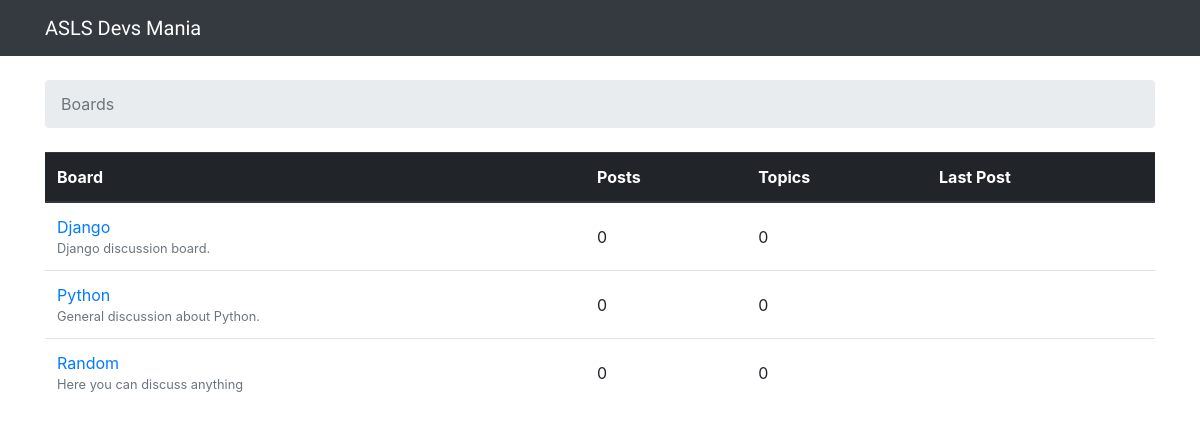
The page / on the database its author committed.
### boards/models.py (models this page shows, shortened)
class Board(models.Model):
	name = models.CharField(max_length=30, unique=True)
	description = models.CharField(max_length=30)

### boards/views.py (the view)
# urls.py: 2. Add a URL to urlpatterns:  path('', views.home, name='home')
def home(request):
	boards = Board.objects.all()
	return render(request, 'home.html', {'boards' : boards})

### templates/home.html (shortened to what this page needs)
{% extends 'base.html' %}
{% block breadcrumb %}
	<li class="breadcrumb-item active">Boards</li>
{% endblock %}
{% block content %}
		<table class="table">
			<thead class="thead-dark">
				<tr>
					<th>Board</th>
					<th>Posts</th>
					<th>Topics</th>
					<th>Last Post</th>
				</tr>
			</thead>
			<tbody>
				{% for board in boards %}
					<tr>
						<td>
							<a href="{% url 'board_topics' board.pk %}">{{ board.name }}</a>
							<small class="text-muted d-block"> {{ board.description }} </small>
						</td>
						<td class="align-middle">0</td>
						<td class="align-middle">0</td>
						<td></td>
					</tr>
				{% endfor %}
			</tbody>
		</table>
{% endblock %}

### rows shown on the page
Board: name "Django", description "Django discussion board."
Board: name "Python", description "General discussion about Python."
Board: name "Random", description "Here you can discuss anything"
